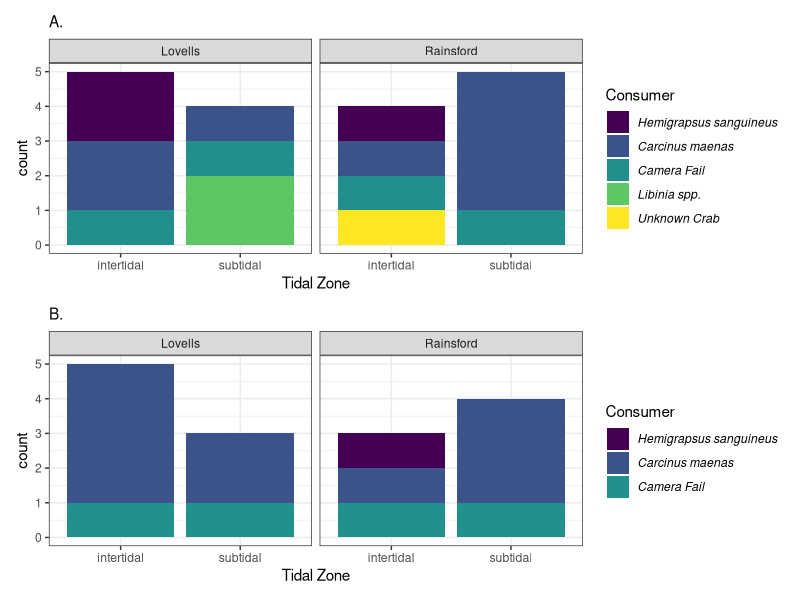

The R script that drew this image:
#' ---------------------------------------
#' Make a stacked bar plot showing the 
#' fraction of predation events with the
#' fill being the consumer species
#' ---------------------------------------

library(dplyr)
library(stringr)
library(ggplot2)
library(tidyr)
library(viridis)
library(patchwork)
library(scales) # to wrap text
library(gridExtra) # to combine axis labels

fract_pred_events <- read.csv("data/video_consumer.csv")

# figure out which replicates are camera fails versus 
# which ones are no predation
  # Camera fails - put in bait_consumer column [,46]: 
    # Rainsford BRUV C [3,] 
    # Rainsford BRIV A [6,] 
    # Rainsford BRIV D [9,] 
    # Lovells BRUV C [13,] 
    # Lovells BRIV B [17,] 

# MAJOR PROBLEMS
  # Row 15 missing first predator - it's because predator never approached bait
  # LOVELLS BRIV B - WHY DO I HAVE STUFF FOR ALGAL COVER BUT NOT FOR PREDATORS? It's because these were photos
  # LOVELLS BRUV C - CAMERA FAIL
  # RAINSFORD BRIV A - FIX IT SUCH AT ALL VALUES ARE NA DUE TO CAMERA FAIL - done
  # RAINSFORD BRIV D - CAMERA FAIL CHECK DATA HERE TO MAKE SURE CORRECT - done
  # RAINSFORD BRUV C - CAMERA FAIL CHECK DATA HERE TO MAKE SURE CORRECT - done

  # I HAVE VALUES FOR UNKNOWN EVEN THOUGH IT LOOKS LIKE THE CAMERA FAILED?
  # OCCURS IN ROWS 6, 17 - row 6 fixed, for row 17...I don't know?
  # ROW 17 MIGHT HAVE AN ISSUE INDICATING I MESSED UP SUBSTRATE TYPE CALCULATIONS. NEED TO DOUBLE CHECK THIS

# replace these values in the data frame

fract_pred_events[3,46] = "Camera_Fail"
fract_pred_events[6,46] = "Camera_Fail"
# fract_pred_events[9,46] = "Camera_Fail" # wait was this not originally included because the bait was not eaten? Yes! This should be an NA!
fract_pred_events[13,46] = "Camera_Fail"
fract_pred_events[17,46] = "Camera_Fail"

fract_pred_events <- fract_pred_events |> 
  mutate(across('Tide_Height', # column name
                str_replace,
                'sub', # old value
                'subtidal')) # new value

fract_pred_events <- fract_pred_events |> 
  mutate(across('Tide_Height', # column name
                str_replace,
                'mid', # old value
                'intertidal')) # new value

# change method column name to Tidal_Zone
fract_pred_events <- fract_pred_events |>
  rename(Tidal_Zone # new name
         = Tide_Height) # old name

# now make the plot for consumer id predation events
pred_events <- fract_pred_events |> 
  drop_na(bait_consumer) |> 
  ggplot(aes(fill = bait_consumer, 
             x = Tidal_Zone)) + 
  geom_bar(position="stack") +
  facet_wrap(vars(Island)) +
  theme_bw() +
  theme(legend.text = element_text(face = "italic")) +
  labs(subtitle = "B.",
       fill = "Consumer") +
  xlab("Tidal Zone")+
  scale_fill_manual(values=c("#440154", "#3b528b", "#21918c"),
                    labels=c('Hemigrapsus sanguineus', 
                             'Carcinus maenas', 
                             "Camera Fail"))
  

# now let's do it for camera fail...will need to double check I did this right later?

fract_pred_events[3,15] = "Camera_Fail"
fract_pred_events[6,15] = "Camera_Fail"
fract_pred_events[13,15] = "Camera_Fail"
fract_pred_events[17,15] = "Camera_Fail"

# bar plot in color for first approach consumers
approach_events <- fract_pred_events |> 
  drop_na(First_Predator) |> 
  ggplot(aes(fill = First_Predator, 
             x = Tidal_Zone)) + 
  geom_bar(position="stack") +
  facet_wrap(vars(Island)) +
  theme_bw() +
  labs(subtitle = "A.",
       fill = "Consumer") +
  theme(legend.text = element_text(face = "italic")) +
  xlab("Tidal Zone") +
  scale_fill_viridis(labels=c('Hemigrapsus sanguineus',
                              'Carcinus maenas',
                              "Camera Fail",
                              "Libinia spp.", # can't actually id spider crab to species level
                              "Unknown Crab"),
                     discrete = TRUE)

approach_events / pred_events
